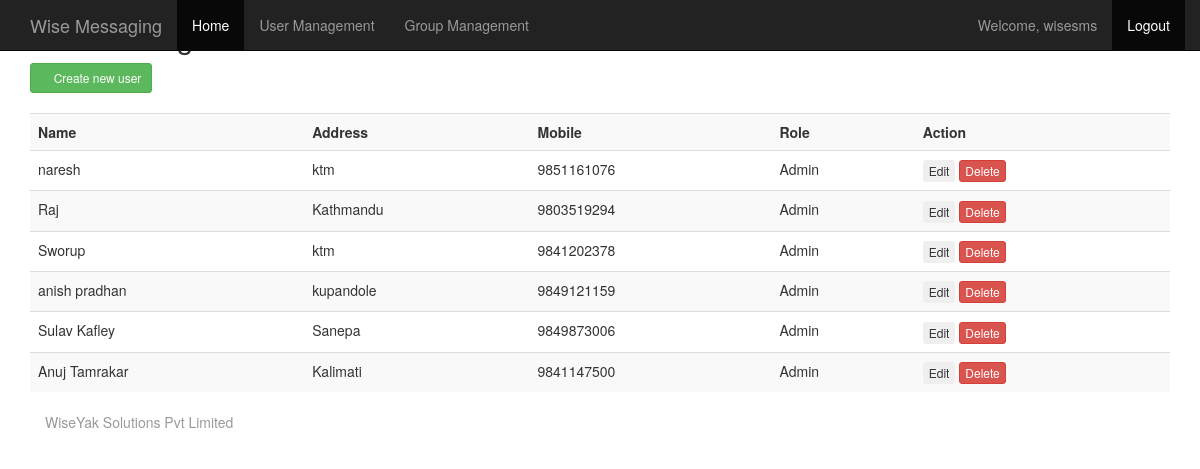
Screenshot of /userprofile.php (signed in) with the database file from the repository.
### tables this page shows
CREATE TABLE `tbl_users` (
  `id` int(11) NOT NULL AUTO_INCREMENT,
  `Name` varchar(100) NOT NULL,
  `Address` varchar(100) NOT NULL,
  `Mobile` varchar(100) NOT NULL,
  `Nickname` varchar(100) DEFAULT NULL,
  `Username` varchar(100) NOT NULL,
  `Password` varchar(100) NOT NULL,
  `Role` varchar(50) NOT NULL,
  `Active` tinyint(1) NOT NULL,
  `email` varchar(200) NOT NULL,
  `Gender` varchar(1) NOT NULL,
  PRIMARY KEY (`id`)
);

### db.php (called while the page is built, shortened)
<?php
function Connection()
{
	$con = mysql_connect("localhost","root","");
	return $con;
}
function  getActiveUsers( ){
	$conn=Connection();
	$query="select * from tbl_users where Active=1";
	$response=mysql_query($query,$conn);
	return $response;
}
?>

### userprofile.php (the view, shortened to what this page needs)
<?php
include('db.php');
require_once('Common/header.php');
?>
  <h2>User Management</h2>
      <button id="create-user" class='btn btn-success btn-sm'><span class="glyphicon glyphicon-user"></span> Create new user</button>
      <div>
      <table id="userlist" class="table table-striped">
      <tr><th>Name</th><th>Address</th><th>Mobile</th><th>Role</th><th>Action</th></tr>
      <?php
          $record=getActiveUsers();
          while($row=mysql_fetch_assoc($record))
           {
            echo "<tr><td>".$row['Name']."</td><td>".$row['Address']."</td><td>".$row['Mobile']."</td><td>".$row['Role']."<td><button id='edit' class='btn btn-xs'>Edit</button> <button id='delete' class='btn btn-danger btn-xs'>Delete</button><input type='hidden' id='userid' value='".$row['id']."'></td></tr>";
          }
      ?>
      </table>
      </div>
<?php require_once('Common/footer.php'); ?>

### userprofile.php (style rules this page uses)
#create-user { margin-bottom: 20px; }

### rows the page displays
tbl_users: Name "naresh", Address "ktm", Mobile "9851161076", Role "Admin"
tbl_users: Name "Raj", Address "Kathmandu", Mobile "9803519294", Role "Admin"
tbl_users: Name "Sworup", Address "ktm", Mobile "9841202378", Role "Admin"
tbl_users: Name "anish pradhan", Address "kupandole", Mobile "9849121159", Role "Admin"
tbl_users: Name "Sulav Kafley", Address "Sanepa", Mobile "9849873006", Role "Admin"
tbl_users: Name "Anuj Tamrakar", Address "Kalimati", Mobile "9841147500", Role "Admin"

### other values shown
SITE_NAME "Wise Messaging"
$_COOKIE["wise_user"] "wisesms"
